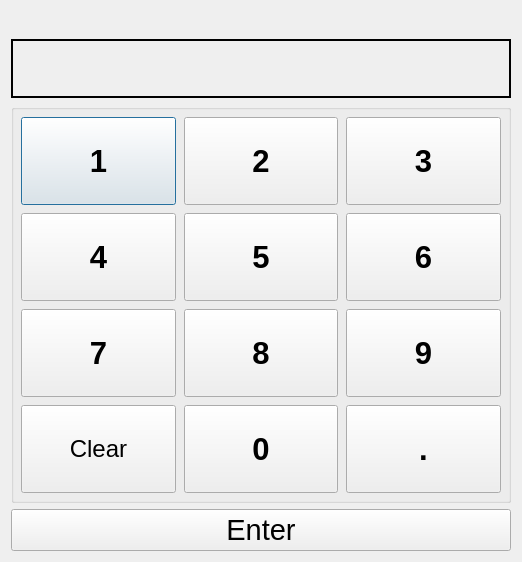
<?xml version="1.0" encoding="UTF-8"?>
<ui version="4.0">
 <class>numpad</class>
 <widget class="QDialog" name="numpad">
  <property name="windowModality">
   <enum>Qt::WindowModal</enum>
  </property>
  <property name="geometry">
   <rect>
    <x>0</x>
    <y>0</y>
    <width>522</width>
    <height>562</height>
   </rect>
  </property>
  <property name="windowTitle">
   <string>NumPad</string>
  </property>
  <layout class="QVBoxLayout" name="verticalLayout">
   <item>
    <widget class="QLabel" name="msgLabel">
     <property name="font">
      <font>
       <pointsize>14</pointsize>
      </font>
     </property>
     <property name="text">
      <string/>
     </property>
    </widget>
   </item>
   <item>
    <widget class="QLabel" name="dispBox">
     <property name="font">
      <font>
       <pointsize>36</pointsize>
       <weight>50</weight>
       <bold>false</bold>
      </font>
     </property>
     <property name="autoFillBackground">
      <bool>true</bool>
     </property>
     <property name="frameShape">
      <enum>QFrame::WinPanel</enum>
     </property>
     <property name="frameShadow">
      <enum>QFrame::Plain</enum>
     </property>
     <property name="text">
      <string/>
     </property>
     <property name="alignment">
      <set>Qt::AlignRight|Qt::AlignTrailing|Qt::AlignVCenter</set>
     </property>
    </widget>
   </item>
   <item>
    <widget class="QGroupBox" name="groupBox">
     <property name="sizePolicy">
      <sizepolicy hsizetype="Expanding" vsizetype="Expanding">
       <horstretch>0</horstretch>
       <verstretch>0</verstretch>
      </sizepolicy>
     </property>
     <property name="title">
      <string/>
     </property>
     <layout class="QGridLayout" name="gridLayout">
      <property name="leftMargin">
       <number>7</number>
      </property>
      <property name="topMargin">
       <number>7</number>
      </property>
      <property name="rightMargin">
       <number>7</number>
      </property>
      <property name="bottomMargin">
       <number>7</number>
      </property>
      <property name="spacing">
       <number>8</number>
      </property>
      <item row="0" column="0">
       <widget class="QPushButton" name="pBtn1">
        <property name="sizePolicy">
         <sizepolicy hsizetype="Minimum" vsizetype="Expanding">
          <horstretch>0</horstretch>
          <verstretch>0</verstretch>
         </sizepolicy>
        </property>
        <property name="font">
         <font>
          <pointsize>23</pointsize>
          <weight>75</weight>
          <bold>true</bold>
         </font>
        </property>
        <property name="text">
         <string>1</string>
        </property>
       </widget>
      </item>
      <item row="0" column="1">
       <widget class="QPushButton" name="pBtn2">
        <property name="sizePolicy">
         <sizepolicy hsizetype="Minimum" vsizetype="Expanding">
          <horstretch>0</horstretch>
          <verstretch>0</verstretch>
         </sizepolicy>
        </property>
        <property name="font">
         <font>
          <pointsize>23</pointsize>
          <weight>75</weight>
          <bold>true</bold>
         </font>
        </property>
        <property name="text">
         <string>2</string>
        </property>
       </widget>
      </item>
      <item row="0" column="2">
       <widget class="QPushButton" name="pBtn3">
        <property name="sizePolicy">
         <sizepolicy hsizetype="Minimum" vsizetype="Expanding">
          <horstretch>0</horstretch>
          <verstretch>0</verstretch>
         </sizepolicy>
        </property>
        <property name="font">
         <font>
          <pointsize>23</pointsize>
          <weight>75</weight>
          <bold>true</bold>
         </font>
        </property>
        <property name="text">
         <string>3</string>
        </property>
       </widget>
      </item>
      <item row="1" column="0">
       <widget class="QPushButton" name="pBtn4">
        <property name="sizePolicy">
         <sizepolicy hsizetype="Minimum" vsizetype="Expanding">
          <horstretch>0</horstretch>
          <verstretch>0</verstretch>
         </sizepolicy>
        </property>
        <property name="font">
         <font>
          <pointsize>23</pointsize>
          <weight>75</weight>
          <bold>true</bold>
         </font>
        </property>
        <property name="text">
         <string>4</string>
        </property>
       </widget>
      </item>
      <item row="1" column="1">
       <widget class="QPushButton" name="pBtn5">
        <property name="sizePolicy">
         <sizepolicy hsizetype="Minimum" vsizetype="Expanding">
          <horstretch>0</horstretch>
          <verstretch>0</verstretch>
         </sizepolicy>
        </property>
        <property name="font">
         <font>
          <pointsize>23</pointsize>
          <weight>75</weight>
          <bold>true</bold>
         </font>
        </property>
        <property name="text">
         <string>5</string>
        </property>
       </widget>
      </item>
      <item row="1" column="2">
       <widget class="QPushButton" name="pBtn6">
        <property name="sizePolicy">
         <sizepolicy hsizetype="Minimum" vsizetype="Expanding">
          <horstretch>0</horstretch>
          <verstretch>0</verstretch>
         </sizepolicy>
        </property>
        <property name="font">
         <font>
          <pointsize>23</pointsize>
          <weight>75</weight>
          <bold>true</bold>
         </font>
        </property>
        <property name="text">
         <string>6</string>
        </property>
       </widget>
      </item>
      <item row="2" column="0">
       <widget class="QPushButton" name="pBtn7">
        <property name="sizePolicy">
         <sizepolicy hsizetype="Minimum" vsizetype="Expanding">
          <horstretch>0</horstretch>
          <verstretch>0</verstretch>
         </sizepolicy>
        </property>
        <property name="font">
         <font>
          <pointsize>23</pointsize>
          <weight>75</weight>
          <bold>true</bold>
         </font>
        </property>
        <property name="text">
         <string>7</string>
        </property>
       </widget>
      </item>
      <item row="2" column="1">
       <widget class="QPushButton" name="pBtn8">
        <property name="sizePolicy">
         <sizepolicy hsizetype="Minimum" vsizetype="Expanding">
          <horstretch>0</horstretch>
          <verstretch>0</verstretch>
         </sizepolicy>
        </property>
        <property name="font">
         <font>
          <pointsize>23</pointsize>
          <weight>75</weight>
          <bold>true</bold>
         </font>
        </property>
        <property name="text">
         <string>8</string>
        </property>
       </widget>
      </item>
      <item row="2" column="2">
       <widget class="QPushButton" name="pBtn9">
        <property name="sizePolicy">
         <sizepolicy hsizetype="Minimum" vsizetype="Expanding">
          <horstretch>0</horstretch>
          <verstretch>0</verstretch>
         </sizepolicy>
        </property>
        <property name="font">
         <font>
          <pointsize>23</pointsize>
          <weight>75</weight>
          <bold>true</bold>
         </font>
        </property>
        <property name="text">
         <string>9</string>
        </property>
       </widget>
      </item>
      <item row="3" column="0">
       <widget class="QPushButton" name="pBtnClr">
        <property name="sizePolicy">
         <sizepolicy hsizetype="Minimum" vsizetype="Expanding">
          <horstretch>0</horstretch>
          <verstretch>0</verstretch>
         </sizepolicy>
        </property>
        <property name="font">
         <font>
          <pointsize>18</pointsize>
         </font>
        </property>
        <property name="text">
         <string>Clear</string>
        </property>
       </widget>
      </item>
      <item row="3" column="1">
       <widget class="QPushButton" name="pBtn0">
        <property name="sizePolicy">
         <sizepolicy hsizetype="Minimum" vsizetype="Expanding">
          <horstretch>0</horstretch>
          <verstretch>0</verstretch>
         </sizepolicy>
        </property>
        <property name="font">
         <font>
          <pointsize>23</pointsize>
          <weight>75</weight>
          <bold>true</bold>
         </font>
        </property>
        <property name="text">
         <string>0</string>
        </property>
       </widget>
      </item>
      <item row="3" column="2">
       <widget class="QPushButton" name="pBtnd">
        <property name="sizePolicy">
         <sizepolicy hsizetype="Minimum" vsizetype="Expanding">
          <horstretch>0</horstretch>
          <verstretch>0</verstretch>
         </sizepolicy>
        </property>
        <property name="font">
         <font>
          <pointsize>23</pointsize>
          <weight>75</weight>
          <bold>true</bold>
         </font>
        </property>
        <property name="text">
         <string>.</string>
        </property>
       </widget>
      </item>
     </layout>
    </widget>
   </item>
   <item>
    <widget class="QPushButton" name="pBtnEnt">
     <property name="font">
      <font>
       <pointsize>22</pointsize>
      </font>
     </property>
     <property name="text">
      <string>Enter</string>
     </property>
    </widget>
   </item>
  </layout>
 </widget>
 <resources/>
 <connections/>
</ui>
